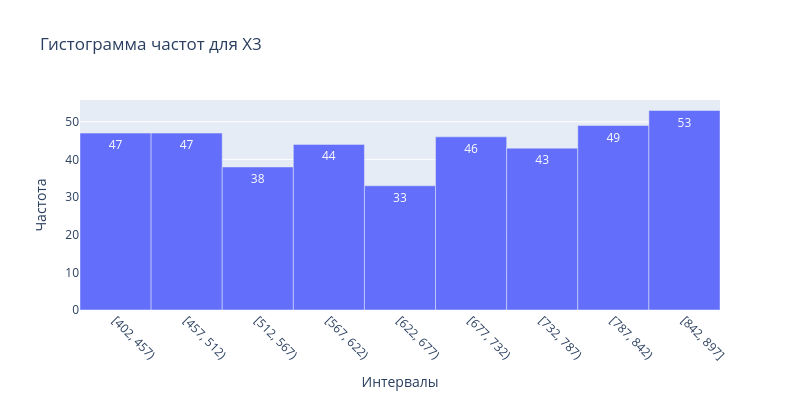

The notebook cell this image was saved under:
### Code cell
plot_freq_bar(x3_intervals, "Х3")

### Figure 1 — Plotly figure (JSON) as saved in the notebook; plotly's stock layout.template omitted (floating-point values rounded to 4 significant figures)
{"data": [{"hovertemplate": "Интервалы=%{x}<br>Частота=%{y}<extra></extra>", "legendgroup": "", "marker": {"color": "#636efa", "pattern": {"shape": ""}}, "name": "", "orientation": "v", "showlegend": false, "textposition": "auto", "texttemplate": "%{y}", "type": "bar", "x": [457.5, 512.4, 567.4, 622.4, 677.3, 732.3, 787.3, 842.2, 897.2], "xaxis": "x", "y": [47, 47, 38, 44, 33, 46, 43, 49, 53], "yaxis": "y"}], "layout": {"bargap": 0, "barmode": "relative", "height": 400, "legend": {"tracegroupgap": 0}, "title": {"text": "Гистограмма частот для Х3"}, "width": 800, "xaxis": {"anchor": "y", "domain": [0, 1], "tickangle": 45, "tickmode": "array", "ticktext": ["[402, 457)", "[457, 512)", "[512, 567)", "[567, 622)", "[622, 677)", "[677, 732)", "[732, 787)", "[787, 842)", "[842, 897]"], "tickvals": [457.5, 512.4, 567.4, 622.4, 677.3, 732.3, 787.3, 842.2, 897.2], "title": {"text": "Интервалы"}}, "yaxis": {"anchor": "x", "domain": [0, 1], "title": {"text": "Частота"}}}}
